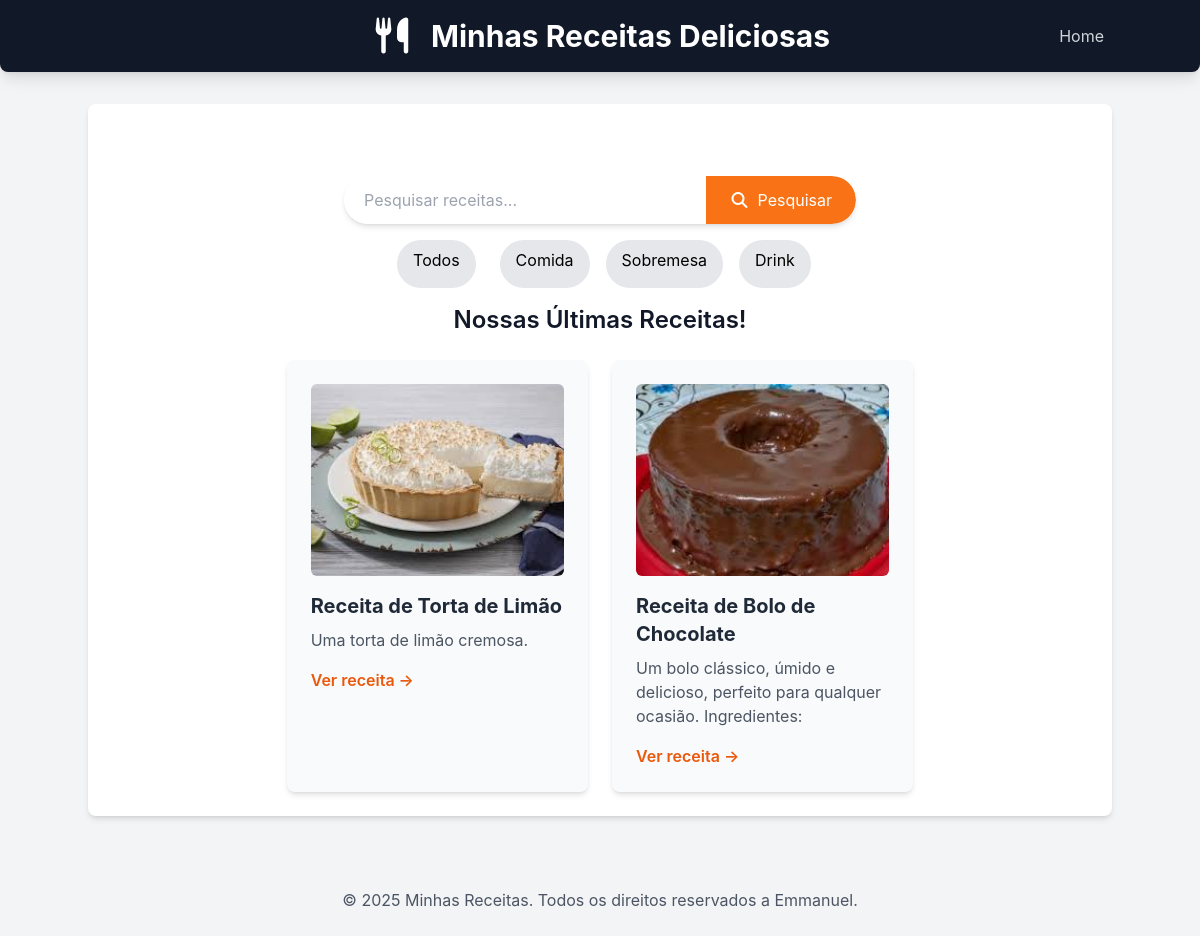
Screenshot of /receitas/?categoria=sobremesa with the database file from the repository.
### receitas/models.py (models this page shows, shortened)
class Receita(models.Model):
    CATEGORIAS =[
        ('comida','Comida'),
        ('sobremesa','Sobremesa'),
        ('drink','Drink'),
    ]
    title = models.CharField("Título", max_length=200)
    description = models.TextField("Descrição")
    ingredients = models.TextField("Ingredientes")
    instructions = models.TextField("Modo de preparo")
    image = models.ImageField("Imagem", upload_to='receitas/images/', blank=True, null=True)
    categoria = models.CharField("Categoria", max_length=20, choices=CATEGORIAS, default='comida')
    created_at = models.DateTimeField(auto_now_add=True)
    updated_at = models.DateTimeField(auto_now=True)
    class Meta:
        verbose_name = "Receita"
        verbose_name_plural = "Receitas"
        ordering = ['-created_at'] #ordena as receitas pela data de criação (mais novas primeiro)

### receitas/views.py (the view)
# urls.py: 2. Add a URL to urlpatterns:  path('', views.home, name='home')
def home(request):
    categoria_slug = request.GET.get('categoria')
    categorias_choices = [choice[0] for choice in Receita.CATEGORIAS]
    if categoria_slug:
        receitas = Receita.objects.filter(categoria=categoria_slug)
        categoria_selecionada = categoria_slug
    else:
        receitas = Receita.objects.all()
        categoria_selecionada = None
    return render(request, 'receitas/home.html', {'receitas':receitas, 'categoria': categorias_choices, 'categoria_selecionada': categoria_selecionada})

### receitas/templates/receitas/home.html (shortened to what this page needs)
{% extends "receitas/base.html"%}
{% block content %}
<section class="container mx-auto mt-8 p-4 flex justify-center">
    <form method="get" action="{% url 'pesquisar_receitas' %}"
        class="w-full max-w-lg flex bg-white rounded-full shadow-md overflow-hidden">
        <input type="text" name="q" placeholder="Pesquisar receitas..."
            class="flex-grow p-3 text-gray-700 focus:outline-none focus:ring-2 focus:ring-orange-500 rounded-l-full pl-5">
        <button type="submit"
            class="bg-orange-500 hover:bg-orange-600 text-white p-3 px-6 rounded-r-full transition duration-300 ease-in-out flex items-center justify-center">
            <i class="fas fa-search mr-2"></i> Pesquisar
        </button>
    </form>
</section>
<nav class="ml-auto relative z-10 flex space-x-4 justify-center w-full h-12 object-cover rounded-md mb-4">
    <a href="{% url 'home' %}" class="text-black mx-2 px-4 py-2 bg-gray-200 rounded-full hover:text-white hover:bg-orange-600">Todos</a>
    <a href="{% url 'home' %}?categoria=comida" class="text-black mx-2 px-4 py-2 bg-gray-200 rounded-full  hover:text-white hover:bg-orange-600">Comida</a>
    <a href="{% url 'home' %}?categoria=sobremesa" class="text-black mx-2 px-4 py-2 bg-gray-200 rounded-full hover:text-white hover:bg-orange-600">Sobremesa</a>
    <a href="{% url 'home' %}?categoria=drink" class="text-black mx-2 px-4 py-2 bg-gray-200 rounded-full hover:text-white hover:bg-orange-600">Drink</a>
</nav>
    <h2 class="text-2xl font-semibold mb-6 text-center">
        Nossas Últimas Receitas!
    </h2>
    <div class="flex flex-wrap justify-center gap-6">
        {% for receita in receitas %}
        <div
            class="w-full sm:w-[calc(50%-1.5rem)] lg:w-[calc(33.333%-1.5rem)] bg-gray-50 p-6 rounded-lg shadow-md hover:shadow-lg transition-shadow duration-300 ease-in-out">
            {% if receita.image %}
            <img src="{{receita.image.url}}" alt="Imagem de {{receita.title}}"
                class="w-full h-48 object-cover rounded-md mb-4">
            {% endif %}
            <h3 class="text-xl font-bold mb-2 text-gray-800">{{receita.title}}</h3>
            <p class="text-gray-600 mb-4">{{receita.description | truncatewords:20}}</p>
            <a href="{% url 'receita_detail' receita.id %}"
                class="text-orange-600 hover:text-orange-800 font-semibold">Ver receita &rarr;</a>
        </div>
        {% empty %}
        <p class="text-center text-gray-500 col-span-full">
            Nenhuma receita encontrada.
        </p>
        {% endfor %}
    </div>
{% endblock %}

### receitas/templates/receitas/base.html (style rules this page uses)
body { font-family: 'Inter', sans-serif; }

### rows the page displays
Receita: image (picture), title "Receita de Torta de Limão", description "Uma torta de limão cremosa."
Receita: image (picture), title "Receita de Bolo de Chocolate", description "Um bolo clássico, úmido e delicioso, perfeito para qualquer ocasião. Ingredientes:"
